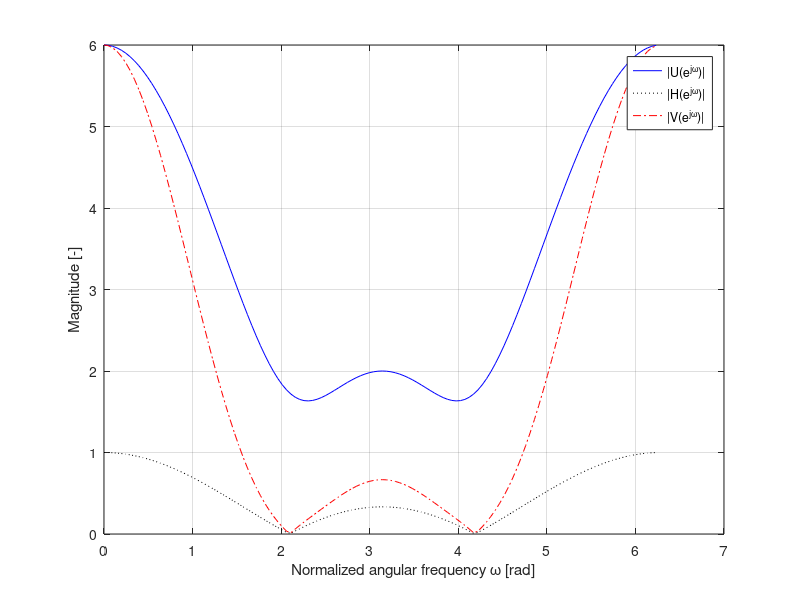

The MATLAB script that drew this image: (Note: this script raises an error after producing the figure.)
%% Sample 5-1
%% 周波数解析
% 単変量畳み込み
% 
% 画像処理特論
% 
% 村松 正吾 
% 
% 動作確認: MATLAB R2023a
%% Fourier analysis
% Univariate convolution
% 
% Advanced Topics in Image Processing
% 
% Shogo MURAMATSU
% 
% Verified: MATLAB R2023a
% 準備
% (Preparation)

close all
% 入力信号 $\{u[n]\}_n$ 
% (Input signal $\{u[n]\}_n$)

% Input u[n]
u = [1 2 3];
% 線形シフト不変システムのインパルス応答 $\{h[n]\}_n$ 
% (Impulse response of a linear shift-invariant system $\{h[n]\}_n$)

% Impulse response h[n]
h = [1 1 1]/3;
% 線形シフト不変システムの出力応答$\{v[n]\}_n$ 
% (The linear shift-invariant system response $\{v[n]\}_n$)
% 
% 畳み込み演算 (Convolution)
% 
% $$\{v[n]\}_n=\{h[n]\}_n \ast \{u[n]\}_n = \sum_{k=-\infty}^{\infty}u[k]\{h[n-k]\}_n$$

% Output v[n]
v = conv(h,u);
% 入力信号 $\{u[n]\}_n$ のスペクトル
% (Spectrum of input signal $\{u[n]\}_n$)
% 
% $$U(e^{\j\omega})= \sum_{n=-\infty}^{\infty}u[n]e^{-\j\omega n},\ \omega\in\mathbb{R}$$
% 
% DFT(FFT)によるDTFTの周波数サンプル計算 (Frequency sampling of DTFT by DFT (FFT))
% 
% $$U[k] = \left.U(e^{j\omega})\right|_{\omega=\frac{2\pi }{N}k},\ k\in\{0,1,2,\cdots,N-1\}$$

% Setting the number of frequency sample points in [0,2π)
nPoints = 128;

% Spectrum of u[n]
U = fft(u,nPoints);
% フィルタ $\{h[n]\}_n$ の周波数応答
% (Frequency response of filter$\{h[n]\}_n$)
% 
% $$H(e^{\j\omega})= \sum_{n=-\infty}^{\infty}h[n]e^{-\j\omega n},\ \omega\in\mathbb{R}$$
% 
% DFT(FFT)によるDTFTの周波数サンプル計算 (Frequency sampling of DTFT by DFT (FFT))
% 
% $$H[k] = \left.H(e^{j\omega})\right|_{\omega=\frac{2\pi }{N}k},\ k\in\{0,1,2,\cdots,N-1\}$$

% Frequency response of h[n]
H = fft(h,nPoints);
% 出力信号 $\{v[n]\}_n$ のスペクトル
% (Spectrum of input signal $\{v[n]\}_n$)
% 
% $$V(e^{\j\omega})= \sum_{n=-\infty}^{\infty}v[n]e^{-\j\omega n},\ \omega\in\mathbb{R}$$
% 
% DFT(FFT)によるDTFTの周波数サンプル計算 (Frequency sampling of DTFT by DFT (FFT))
% 
% $$V[k] = \left.V(e^{\j\omega})\right|_{\omega=\frac{2\pi }{N}k},\ k\in\{0,1,2,\cdots,N-1\}$$

% Frequency response of v[n]
V = fft(v,nPoints);
% スペクトルと周波数応答の表示
% (Display of spectra and frequency response)
% 
% $$V(e^{\j\omega})=H(e^{\j\omega})U(e^{\j\omega})$$

% Frequency sample points 
w = 0:2*pi/nPoints:2*pi-1/nPoints;

% Display of spectra and frequency response
figure(1)
ax = gca;
plot(ax,w,abs(U),'b',w,abs(H),'k:',w,abs(V),'r-.')
grid(ax,'on')
xlabel(ax,'Normalized angular frequency \omega [rad]')
ylabel(ax,'Magnitude [-]')
legend(ax,'|U(e^{j\omega})|','|H(e^{j\omega})|','|V(e^{j\omega})|')
ax.XLim = [0 2*pi];
ax.XTick = [0 pi 2*pi];
ax.XTickLabel = {'0', '\pi', '2\pi' };
% 線形シフト不変システムの解析
% (Analysis of linear shift-invariant systems)
% インパルス応答
% (Impulse respone)
% 
% $$h[n],\ n\in\mathbb{Z}$$ 

figure(2)
impz(h)
% 伝達関数
% (Transfer function)
% 
% $$H(z)= \sum_{n=-\infty}^{\infty}h[n]z^{-n},\ z\in\mathbb{C}$$

figure(3)
zplane(h)
% 周波数応答
% (Frequency response)
% 
% $$H(e^{\j\omega})= \left.H(z)\right|_{z=e^{\j\omega}},\ \omega\in \mathbb{R}$$
%% 
% * 振幅応答 (Magnitude response): $|H(e^{\j\omega})|$
% * 位相応答 (Phase response): $\angle H(e^{\j\omega})$

figure(4)
freqz(h)
%% 
% © Copyright, Shogo MURAMATSU, All rights reserved.